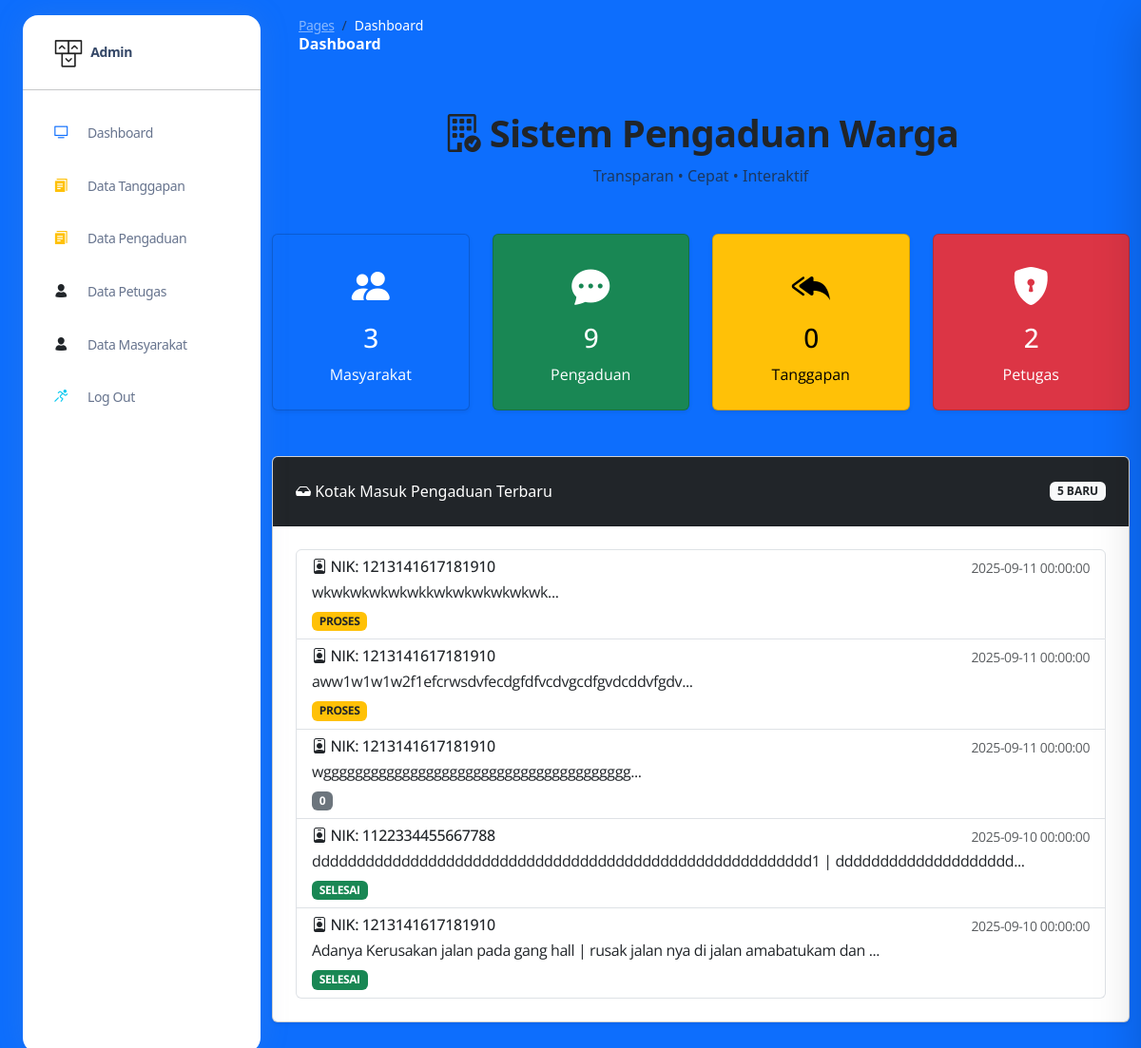
/admin/index.php (signed in), run on the app's committed database.
### tables this page shows
CREATE TABLE `pengaduan` (
  `id_pengaduan` int(11) NOT NULL,
  `tgl_pengaduan` datetime NOT NULL,
  `nik` char(16) NOT NULL,
  `judul_pengaduan` varchar(255) DEFAULT NULL,
  `isi_laporan` text NOT NULL,
  `foto` varchar(255) DEFAULT NULL,
  `status` enum('0','proses','selesai') DEFAULT '0',
  `created_at` timestamp NOT NULL DEFAULT current_timestamp(),
  `updated_at` timestamp NOT NULL DEFAULT current_timestamp() ON UPDATE current_timestamp()
);

### admin/home.php (the view, shortened to what this page needs)
<?php
class Database {
    private string $host = 'localhost';
    private string $username = 'root';
    private string $password = '';
    private string $database = 'db_apem';
    private ?PDO $connection = null;
    private function connect(): void {
        try {
            $this->connection = new PDO(
                "mysql:host={$this->host};dbname={$this->database};charset=utf8mb4",
                $this->username,
                $this->password,
                [
                    PDO::ATTR_ERRMODE            => PDO::ERRMODE_EXCEPTION,
                    PDO::ATTR_DEFAULT_FETCH_MODE => PDO::FETCH_ASSOC,
                    PDO::ATTR_EMULATE_PREPARES   => false
                ]
            );
        } catch (PDOException $e) {
            exit("Koneksi database gagal: " . $e->getMessage());
        }
    }
    public function fetch(string $sql, array $params = []): ?array {
        $stmt = $this->connection->prepare($sql);
        $stmt->execute($params);
        return $stmt->fetch() ?: null;
    }
    public function getLatest(string $table, string $timeColumn = "tgl_pengaduan", int $limit = 5): array {
        $sql = "SELECT * FROM {$table} ORDER BY {$timeColumn} DESC LIMIT :limit";
        $stmt = $this->connection->prepare($sql);
        $stmt->bindValue(":limit", $limit, PDO::PARAM_INT);
        $stmt->execute();
        return $stmt->fetchAll();
    }
}
$db = new Database();
$jml_masyarakat = $db->fetch("SELECT COUNT(*) AS total FROM masyarakat")['total'] ?? 0;
$jml_pengaduan  = $db->fetch("SELECT COUNT(*) AS total FROM pengaduan")['total'] ?? 0;
$jml_tanggapan  = $db->fetch("SELECT COUNT(*) AS total FROM tanggapan")['total'] ?? 0;
$jml_petugas    = $db->fetch("SELECT COUNT(*) AS total FROM petugas")['total'] ?? 0;
$latest_pengaduan = $db->getLatest("pengaduan", "tgl_pengaduan", 5);
?>
<!DOCTYPE html>
<html lang="id">
<head>
    <link href="https://cdn.jsdelivr.net/npm/bootstrap@5.3.2/dist/css/bootstrap.min.css" rel="stylesheet">
    <link href="https://cdn.jsdelivr.net/npm/bootstrap-icons/font/bootstrap-icons.css" rel="stylesheet">
</head>
<body>
<div class="container py-5">
    <div class="text-center mb-5">
        <h1 class="fw-bold"><i class="bi bi-building-check"></i> Sistem Pengaduan Warga</h1>
        <p class="text-muted">Transparan • Cepat • Interaktif</p>
    </div>
    <div class="row g-4 mb-5">
        <div class="col-md-3">
            <div class="card text-bg-primary shadow-sm card-stat">
                <div class="card-body text-center">
                    <i class="bi bi-people-fill fs-1"></i>
                    <h3 class="mt-2"><?= $jml_masyarakat ?></h3>
                    <p class="mb-0">Masyarakat</p>
                </div>
            </div>
        </div>
        <div class="col-md-3">
            <div class="card text-bg-success shadow-sm card-stat">
                <div class="card-body text-center">
                    <i class="bi bi-chat-dots-fill fs-1"></i>
                    <h3 class="mt-2"><?= $jml_pengaduan ?></h3>
                    <p class="mb-0">Pengaduan</p>
                </div>
            </div>
        </div>
        <div class="col-md-3">
            <div class="card text-bg-warning shadow-sm card-stat">
                <div class="card-body text-center">
                    <i class="bi bi-reply-all-fill fs-1"></i>
                    <h3 class="mt-2"><?= $jml_tanggapan ?></h3>
                    <p class="mb-0">Tanggapan</p>
                </div>
            </div>
        </div>
        <div class="col-md-3">
            <div class="card text-bg-danger shadow-sm card-stat">
                <div class="card-body text-center">
                    <i class="bi bi-shield-lock-fill fs-1"></i>
                    <h3 class="mt-2"><?= $jml_petugas ?></h3>
                    <p class="mb-0">Petugas</p>
                </div>
            </div>
        </div>
    </div>
    <div class="card shadow-sm">
        <div class="card-header bg-dark text-white d-flex justify-content-between align-items-center">
            <span><i class="bi bi-inbox-fill"></i> Kotak Masuk Pengaduan Terbaru</span>
            <span class="badge bg-light text-dark"><?= count($latest_pengaduan) ?> Baru</span>
        </div>
        <div class="card-body">
            <?php if (empty($latest_pengaduan)): ?>
                <p class="text-muted">Belum ada pengaduan baru.</p>
            <?php else: ?>
                <div class="list-group">
                    <?php foreach ($latest_pengaduan as $p): ?>
                        <a href="#" class="list-group-item list-group-item-action inbox-item">
                            <div class="d-flex w-100 justify-content-between">
                                <h6 class="mb-1"><i class="bi bi-person-badge"></i> NIK: <?= htmlspecialchars($p['nik']) ?></h6>
                                <small class="text-muted"><?= $p['tgl_pengaduan'] ?></small>
                            </div>
                            <p class="mb-1"><?= htmlspecialchars(substr($p['isi_laporan'], 0, 80)) ?>...</p>
                            <span class="badge
                                <?= $p['status'] === 'selesai' ? 'bg-success' :
                                    ($p['status'] === 'proses' ? 'bg-warning text-dark' : 'bg-secondary') ?>">
                                <?= ucfirst($p['status']) ?>
                            </span>
                        </a>
                    <?php endforeach; ?>
                </div>
            <?php endif; ?>
        </div>
    </div>
</div>
</body>
</html>

### admin/home.php (style rules this page uses)
body { background: #f8f9fa; }
.card-stat { transition: transform .2s; cursor: pointer; }
.inbox-item { transition: background .2s; }

### data on the page
pengaduan: nik "1213141617181910", tgl_pengaduan "2025-09-11 00:00:00", isi_laporan "wkwkwkwkwkwkkwkwkwkwkwkwk", status "PROSES"
pengaduan: nik "1213141617181910", tgl_pengaduan "2025-09-11 00:00:00", isi_laporan "aww1w1w1w2f1efcrwsdvfecdgfdfvcdvgcdfgvdcddvfgdv", status "PROSES"
pengaduan: nik "1213141617181910", tgl_pengaduan "2025-09-11 00:00:00", isi_laporan "wggggggggggggggggggggggggggggggggggggggg", status "0"
pengaduan: nik "1122334455667788", tgl_pengaduan "2025-09-10 00:00:00", isi_laporan "dddddddddddddddddddddddddddddddddddddddddddddddddddddddd1 | dddddddddddddddddddd", status "SELESAI"
pengaduan: nik "1213141617181910", tgl_pengaduan "2025-09-10 00:00:00", isi_laporan "Adanya Kerusakan jalan pada gang hall | rusak jalan nya di jalan amabatukam dan", status "SELESAI"

### other printed values
$jml_masyarakat "3"
$jml_pengaduan "9"
$jml_tanggapan "0"
$jml_petugas "2"
count($latest_pengaduan) "5"
